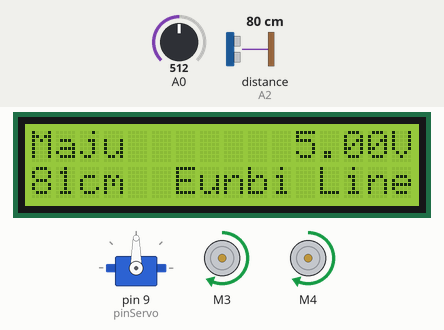
Simulated run of this sketch. Board: Arduino Uno, built with avr-gcc and run on an emulated ATmega328P. On the bench: 16×2 character LCD, servo, 2 × DC motor (green arrow = forward, orange = backward, longer = faster). Inputs (shaded band) come from the test bench; at power-on: distance to the obstacle (sensor on A2) 80 cm, A0 = 512. The echo pulse lasts 58.3 µs per cm; what the sketch prints to the serial monitor is not drawn.

Above: at 9.8 s.
9.9 s: distance to the obstacle (sensor on A2) set to 23 cm
At 10.4 s:
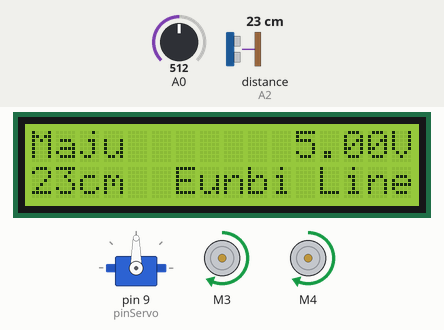
11.4 s: distance to the obstacle (sensor on A2) set to 18 cm
At 12.4 s:
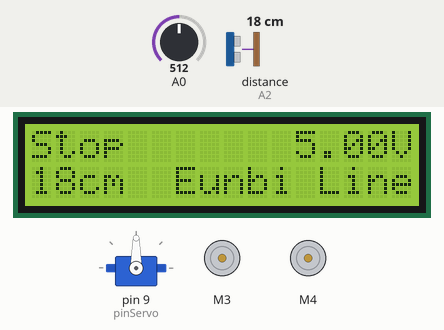
14.4 s: distance to the obstacle (sensor on A2) set to 46 cm
17.4 s: distance to the obstacle (sensor on A2) set to 52 cm
At 17.8 s:
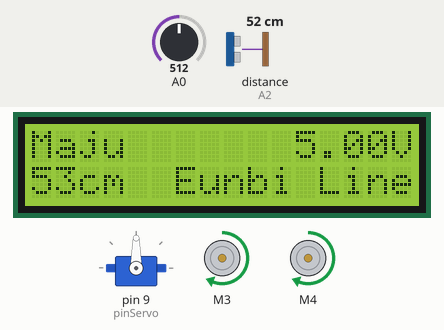
18.9 s: distance to the obstacle (sensor on A2) set to 250 cm
At 20.2 s:
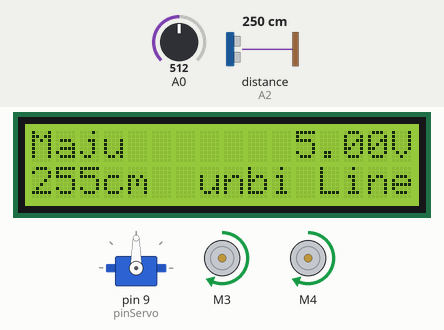
21.9 s: A0 set to 716
At 22.2 s:
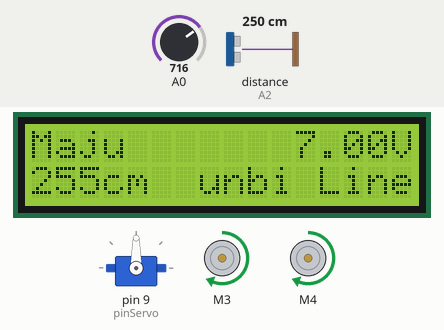
Timing chart, 0 to 24.9 s (numbered marks = the images above; inputs shaded):
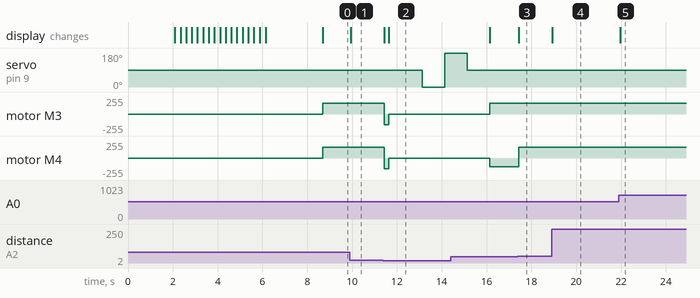

Measured:
- the behaviour switches between 21 and 20 cm on distance to the obstacle (sensor on A2) (found by bisection; images 1 and 2)
- the behaviour switches between 48 and 49 cm on distance to the obstacle (sensor on A2) (found by bisection; images 2 and 3)
- after the input at 9.9 s, the display: changes after 0.05 s (image 1)
- after the input at 11.4 s, servo on pin 9 (pinServo): 90° → 0° after 1.7 s, → 180° 1.0 s later; motor M3, motor M4: forward 160/255 → backward 160/255 at once, → stopped 0.20 s later; the display: first changes at once (image 2 shows a later state)
- after the input at 17.4 s, motor M4: backward 130/255 → forward 160/255 at once; the display: changes at once (image 3)
- after the input at 18.9 s, the display: changes at once (image 4)
- after the input at 21.9 s, the display: changes after 0.06 s (image 5)

The sketch:

robo_avoider.ino
```cpp
#include <LiquidCrystal_I2C.h>
LiquidCrystal_I2C lcd(0x27 ,2,1,0,4,5,6,7,3, POSITIVE);
int progressBari = 0;
int i = 0;

// Kararter progress bar untuk LCD
byte progressBar[8] = {
  B11111,
  B11111,
  B11111,
  B11111,
  B11111,
  B11111,
  B11111,
};

#include <Servo.h>
#include <NewPing.h>
#include <AFMotor.h>
#define echo    A2
#define trigger A3
#define pinServo  9

AF_DCMotor motor1(3);
AF_DCMotor motor2(4);
Servo servo;
NewPing sonar(trigger,echo);
int x=160; //kecepatan;

void setup() {
  Serial.begin(9600);
  lcd.begin(16,2);
  lcd.createChar(0, progressBar);
  servo.attach(pinServo);
  servo.write(90);
  //delay(1000);
  lcd.setCursor(3,0);
  lcd.print("Eunbi Line");
  delay(2000);
  lcd.clear();

  lcd.setCursor(0,0);
  lcd.print("Loading:");

  progressBari= 16;

 for (i=0; i<progressBari; i++)
  {
    lcd.setCursor(i, 1);
    lcd.write(byte(0));
    delay(250);
  }
  lcd.clear();

  lcd.setCursor(0,0);
  lcd.print("   STMIK ASIA");
  lcd.setCursor(1,1);
  lcd.print(" Robo-Avoider");
  delay(2500);
  lcd.clear();
}

int pos, jarak;
boolean kiri = false;
boolean kanan = false;

void loop() {

  int sensorValue = analogRead(A0);
  float Voltage = sensorValue * (5.00 /1023) * 2;
  lcd.setCursor(11,0);
  lcd.print(Voltage);
  lcd.print("V    ");

  lcd.setCursor(6,1);
  lcd.print("Eunbi Line");

  awal:
  jarak = sonar.ping_cm();
  Serial.print(jarak);
  lcd.setCursor(0,1);
  lcd.print(jarak);
  lcd.print("cm  ");

  if(jarak <= 20 &&jarak >0)
  {
    while(1)
    {
      mundur();
      delay(200);
      berhenti();
      delay(1500);
      servo.write(0);
      delay(1000);
      jarak = sonar.ping_cm();
      if(jarak > 20)
      {
        kanan = true;
      }
      servo.write(180);
      delay(1000);
      jarak = sonar.ping_cm();
      if(jarak > 20)
      {
        kiri = true;
        servo.write(90);
        delay(1000);
      }
      else
      {
        servo.write(90);
        delay(1000);
      }
      while(kanan == true && kiri == false)
      {
        jarak = sonar.ping_cm();
        if(jarak < 50)
        {
          belokkiri();
        }
        else
        {
          kanan = false; kiri = false;
          goto awal;
        }
      }
      while(kanan == false && kiri == true)
      {
        jarak = sonar.ping_cm();
        if(jarak < 50)
        {
          belokkanan();
        }
        else
        {
          kanan = false; kiri = false;
          goto awal;
        }
      }
      while(kanan == true && kiri == true)
      {
        jarak = sonar.ping_cm();
        if(jarak < 50)
        {
          belokkanan();
        }
        else
        {
          kanan = false; kiri = false;
          goto awal;
        }
      }
      while(kanan == false && kiri == false)
      {
        jarak = sonar.ping_cm();
        if(jarak < 50)
        {
          belokkanan();
        }
        else
        {
          kanan = false; kiri = false;
          goto awal;
        }
      }
    }
  }
  else
  {
    maju();
  }
}

void maju()
{
  motor1.setSpeed(x);
  motor1.run(FORWARD);
  motor2.setSpeed(x);
  motor2.run(FORWARD);
  Serial.println("maju");
  lcd.setCursor(0,0);
  lcd.print("Maju ");

}
void mundur()
{
  motor1.setSpeed(x);
  motor1.run(BACKWARD);
  motor2.setSpeed(x);
  motor2.run(BACKWARD);
}
void belokkiri()
{
  motor1.setSpeed(x-30);
  motor1.run(BACKWARD);
  motor2.setSpeed(x);
  motor2.run(FORWARD);
  Serial.println("kiri");
  lcd.setCursor(0,0);
  lcd.print("Kiri ");

}
void belokkanan()
{
  motor1.setSpeed(x);
  motor1.run(FORWARD);
  motor2.setSpeed(x-30);
  motor2.run(BACKWARD);
  Serial.println("kanan");
  lcd.setCursor(0,0);
  lcd.print("Kanan");

}
void berhenti()
{
   motor1.setSpeed(0);
  motor2.run(RELEASE);
  motor2.setSpeed(0);
  motor2.run(RELEASE);
  Serial.println("Stop");
  lcd.setCursor(0,0);
  lcd.print("Stop ");
}
```
